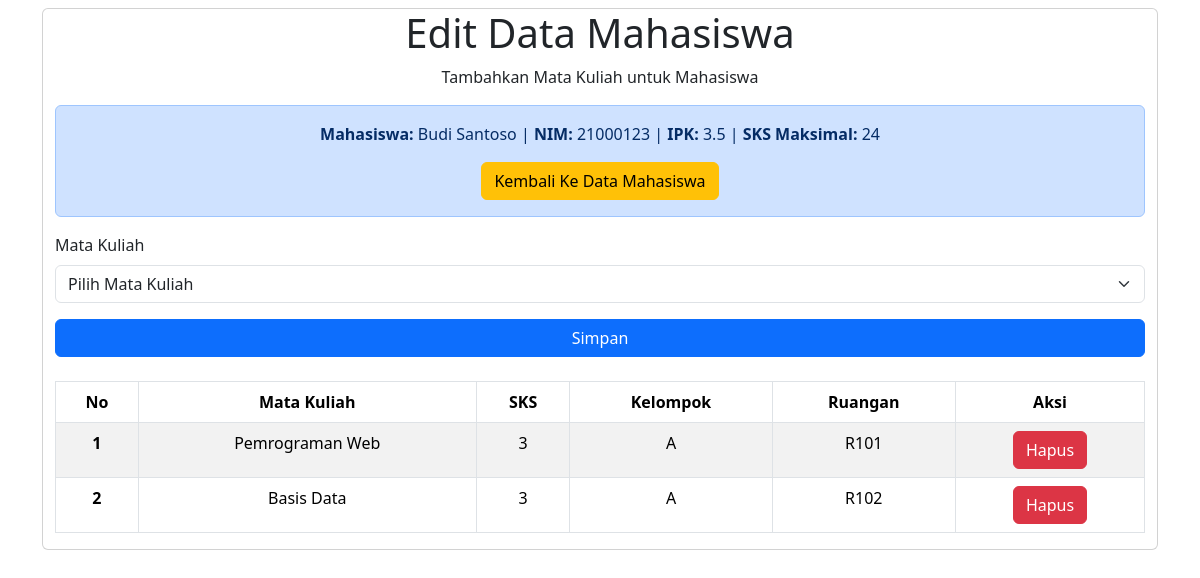
The page /edit.php?ubah=1 on the database its author committed.
### tables this page shows
CREATE TABLE `inputmhs` (
  `id` int(11) NOT NULL,
  `namaMhs` varchar(255) NOT NULL,
  `nim` varchar(15) NOT NULL,
  `ipk` float NOT NULL,
  `sks` int(1) NOT NULL,
  `mataKuliah` text DEFAULT NULL
);

CREATE TABLE `jwl_mhs` (
  `id` int(11) NOT NULL,
  `mhs_id` int(11) NOT NULL,
  `mataKuliah` varchar(255) NOT NULL,
  `sks` int(11) NOT NULL,
  `kelp` varchar(50) NOT NULL,
  `ruangan` varchar(50) NOT NULL
);

### edit.php (the view, shortened to what this page needs)
<!DOCTYPE html>
<?php
include 'koneksi.php';
if (isset($_GET['ubah'])) {
    $mhs_id = $_GET['ubah'];
    $query = "SELECT * FROM inputmhs WHERE id = '$mhs_id'";
    $query_mhs = "SELECT * FROM jwl_mhs WHERE mhs_id = '$mhs_id'";
    $sql = mysqli_query($conn, $query);
    $sql_mhs = $conn->query($query_mhs);
    $no = 0;
}
?>
<html lang="en">
<head>
    <link href="css/bootstrap.min.css" rel="stylesheet" />
</head>
<body>
    <div class="container-md mt-2">
        <div class="card">
            <div class="text-center">
                <h1>Edit Data Mahasiswa</h1>
                <p>Tambahkan Mata Kuliah untuk Mahasiswa</p>
            </div>
            <?php
            while ($result = mysqli_fetch_assoc($sql)) {
            ?>
            <div class="container text-center">
                <div class="alert alert-primary" role="alert">
                    <p><b>Mahasiswa:</b> <?php echo $result['namaMhs']; ?> |
                       <b>NIM:</b> <?php echo $result['nim']; ?> |
                       <b>IPK:</b> <?php echo $result['ipk']; ?> |
                       <b>SKS Maksimal:</b> <?php echo $result['sks']; ?>
                    </p>
                    <a href="index.php" class="btn btn-warning">Kembali Ke Data Mahasiswa</a>
                </div>
            </div>
            <form action="proses.php" method="POST">
            <?php
            }
            ?>
            <div class="container">
                <div class="row">
                    <div class="col">
                        <div class="mb-3">
                            <label class="form-label" for="makul">Mata Kuliah</label>
                            <select name="makul" id="makul" class="form-select" required>
                                <option value="" selected disabled>Pilih Mata Kuliah</option>
                            </select>
                        </div>
                    </div>
                    <div class="d-grid gap-2">
                        <button class="btn btn-primary" name="aksi" value="edit" type="submit">Simpan</button>
                    </div>
                </div>
            </div>
            </form>
            <div class="container mt-4 text-center">
                <table class="table table-bordered table-striped table-hover">
                    <thead>
                        <tr>
                            <th scope="col">No</th>
                            <th scope="col">Mata Kuliah</th>
                            <th scope="col">SKS</th>
                            <th scope="col">Kelompok</th>
                            <th scope="col">Ruangan</th>
                            <th scope="col">Aksi</th>
                        </tr>
                    </thead>
                    <tbody>
                        <?php
                        while ($result = mysqli_fetch_assoc($sql_mhs)) {
                        ?>
                        <tr>
                            <th scope="row"><?php echo ++$no; ?></th>
                            <td><?php echo $result['mataKuliah']; ?></td>
                            <td><?php echo $result['sks']; ?></td>
                            <td><?php echo $result['kelp']; ?></td>
                            <td><?php echo $result['ruangan']; ?></td>
                            <td>
                                <a href="proses.php?hapus=<?php echo $result['id']; ?>" class="btn btn-danger" onclick="return confirm('Yakin ingin menghapus mata kuliah ini?')">Hapus</a>
                            </td>
                        </tr>
                        <?php
                        }
                        ?>
                    </tbody>
                </table>
            </div>
        </div>
    </div>
</body>
</html>

### rows shown on the page
inputmhs: namaMhs "Budi Santoso", nim "21000123", ipk "3.5", sks "24"
jwl_mhs: mataKuliah "Pemrograman Web", sks "3", kelp "A", ruangan "R101"
jwl_mhs: mataKuliah "Basis Data", sks "3", kelp "A", ruangan "R102"
